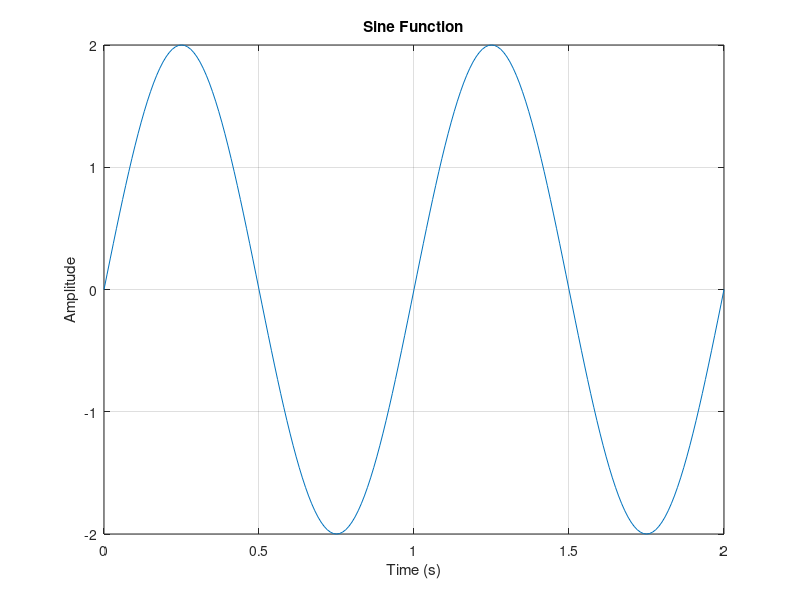
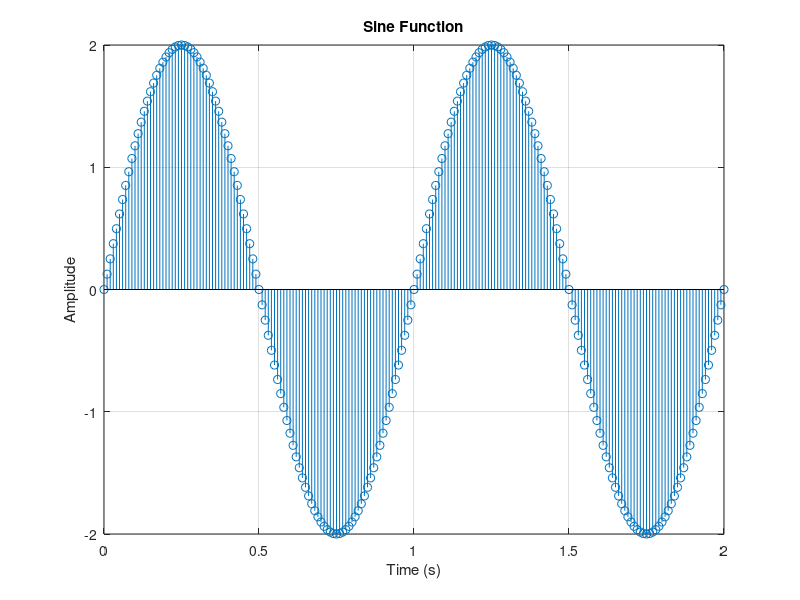
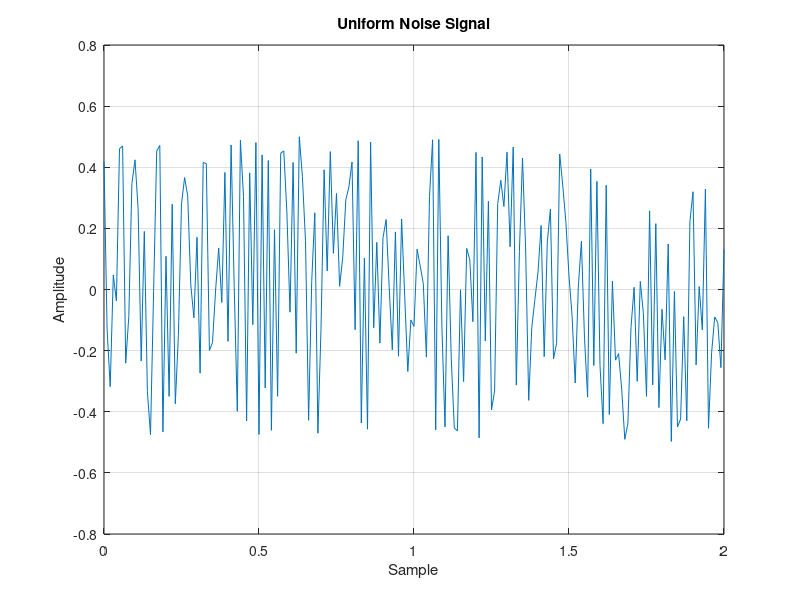
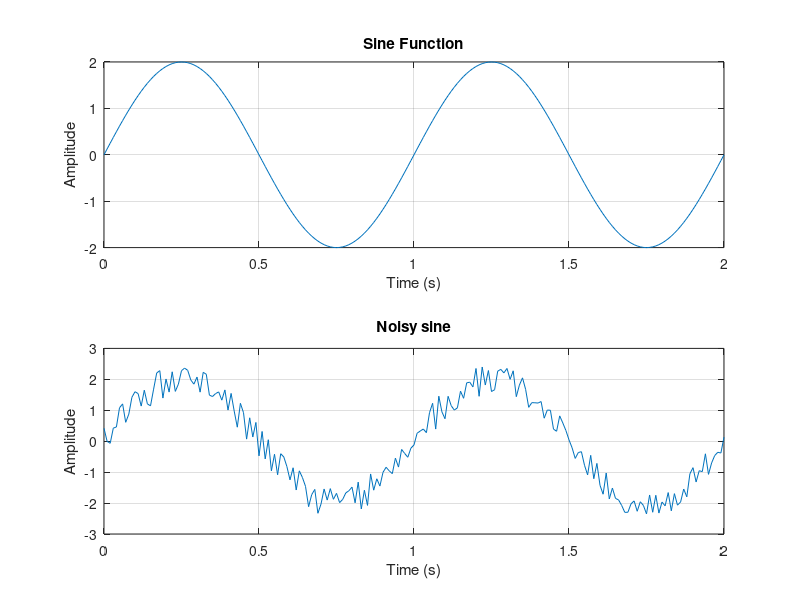

The MATLAB script that drew these images, in order:
%% *Homework 1*

%% Clear the workspace
close all;
clear;
clc;

%% Homework 1_1

Ts = 0.01;
amp = 2;
t = 0:Ts:2;
f0 = 1;
w = 2 * pi * f0;
signal = amp * sin(w * t);
figure('Name', 'Sine Plot');
plot(t, signal, 'LineWidth', 0.5);
xlabel('Time (s)');
ylabel('Amplitude');
title('Sine Function');
grid on;
figure('Name', 'Sine Stem');
stem(t, signal, 'LineWidth', 0.5);
xlabel('Time (s)');
ylabel('Amplitude');
title('Sine Function');
grid on;

%% Homework1_2

Ts = 0.01;
amp = 2;
t = 0:Ts:2;
f0 = 1;
w = 2 * pi * f0;
signal = amp * sin(w * t);
size_t = size(t);
stochastic_signal = rand(1, size_t(2)) - 0.5;

figure('Name', 'Uniform Noise Signal');
plot(t, stochastic_signal);
title('Uniform Noise Signal');
xlabel('Sample');
ylabel('Amplitude');
grid on;

figure('Name', 'Sine Waves');
subplot(2, 1, 1)
plot(t, signal);
title('Sine Function');
xlabel('Time (s)');
ylabel('Amplitude');
grid on;
noisy_signal = signal + stochastic_signal;
subplot(2, 1, 2)
plot(t, noisy_signal);
title('Noisy sine');
xlabel('Time (s)');
ylabel('Amplitude');
grid on;

%% Homework1_3

Ts = 0.01;
amp = 2;
t = 0:Ts:2;
f0 = 1;
w = 2 * pi * f0;
signal = amp * sin(w * t);
size_t = size(t);
stochastic_signal = rand(1, size_t(2)) - 0.5;
noisy_signal = signal + stochastic_signal;

M1 = 0;
M2 = 20;
amp_mov = 1 / (M1 + M2 + 1);
n = -M1:M2;
N = size_t(2);
uni = ones(1, M1 + M2 + 1);
smoothed_sine = amp_mov * conv(noisy_signal, uni, 'same');
figure('Name', 'Moving Averaged Sine');
plot(t, smoothed_sine);
title('Moving Averaged Sine');
xlabel('Time (s)');
ylabel('Amplitude');
grid on;
hold on
plot(t, signal);
legend("Convolved Signal", "Original Signal");

%% homework1_3_2
Ts = 0.01;
amp = 2;
t = 0:Ts:2;
f0 = 1;
w = 2 * pi * f0;
signal = amp * sin(w * t);
size_t = size(t);
stochastic_signal = rand(1, size_t(2)) - 0.5;
noisy_signal = signal + stochastic_signal;

M1 = 10;
M2 = 10;
amp_mov = 1 / (M1 + M2 + 1);
n = -M1:M2;
N = size_t(2);

uni = ones(1, 21);
smoothed_sine = amp_mov * conv(uni, noisy_signal);
shifted_sine = smoothed_sine(M1 + M2 + 1:end);
figure('Name', 'Moving Averaged Sine');
subplot(2, 1, 1)
plot(t, shifted_sine);
title('shifted Sine');
xlabel('Time (s)');
ylabel('Amplitude');
grid on;
subplot(2, 1, 2)
plot(t, signal);
title('sine');
xlabel('Time (s)');
ylabel('Amplitude');
grid on;
%% Homework1_4

Ts = 0.01;
amp = 2;
t = 0:Ts:2;
f0 = 1;
w = 2 * pi * f0;
signal = amp * sin(w * t);
size_t = size(t);
stochastic_signal = rand(1, size_t(2)) - 0.5;
noisy_signal = signal + stochastic_signal;
M1 = 0;
M2 = 20;
amp_mov = 1 / (M1 + M2 + 1);
n = -M1:M2;
N = size_t(2);
uni = ones(1, M1 + M2 + 1);
transfer_function = amp_mov * uni;
filtered_signal = filter(transfer_function, 1, noisy_signal);
smoothed_sine = amp_mov * conv(noisy_signal, uni, 'same');
figure('Name', 'Moving Averaged Sine');
plot(t, smoothed_sine);
title('Moving Averaged Sine');
xlabel('Time (s)');
ylabel('Amplitude');
grid on;
hold on
plot(t, filtered_signal);
legend("Convolved Signal", "filtered Signal");
